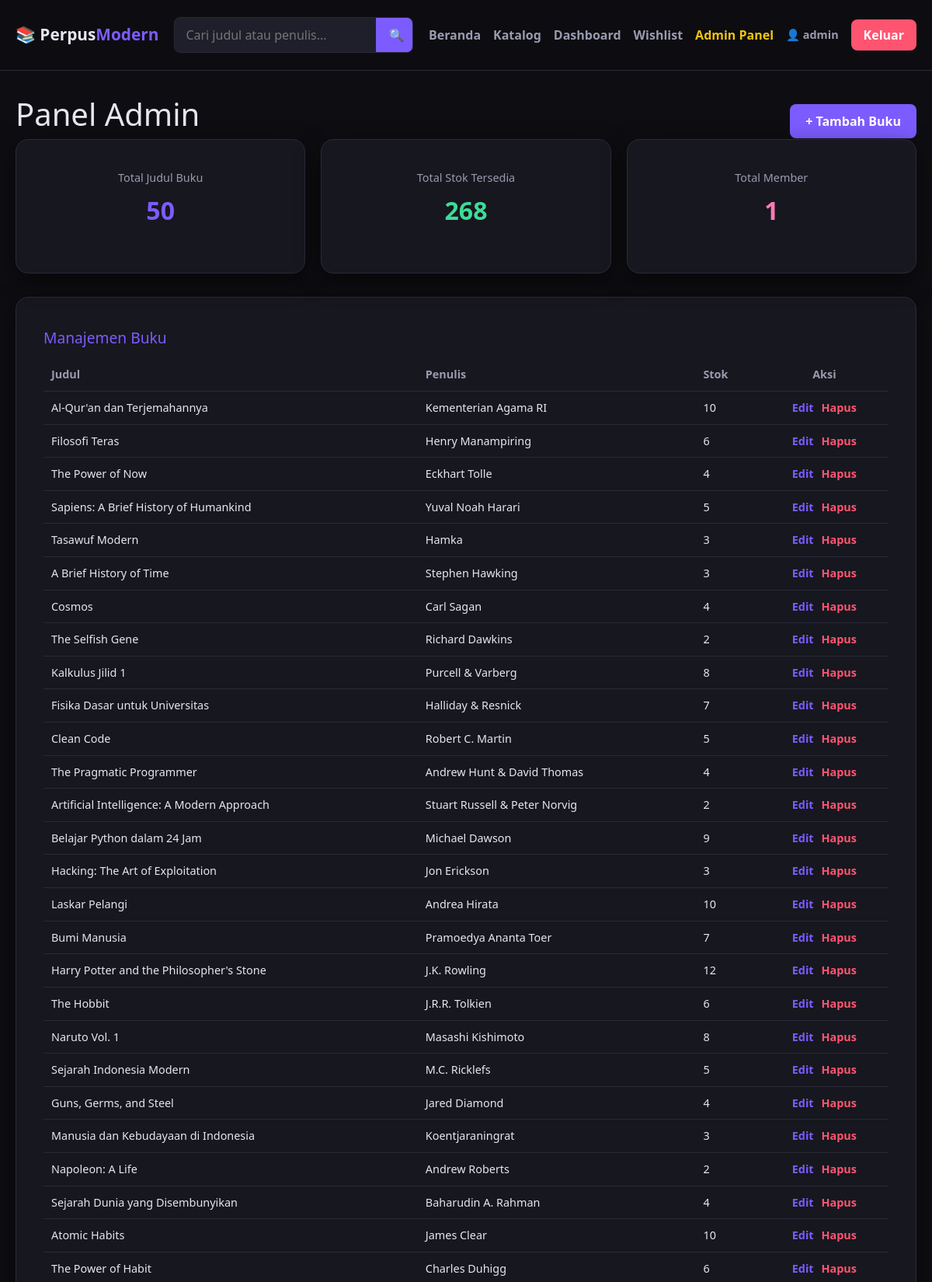
The page /admin (signed in, upper part) on the database its author committed.
### app/models.py (models this page shows, shortened)
class User(UserMixin, db.Model):
    __tablename__ = "users"
    id = db.Column(db.Integer, primary_key=True)
    username = db.Column(db.String(64), unique=True, nullable=False, index=True)
    email = db.Column(db.String(120), unique=True, nullable=False, index=True)
    password_hash = db.Column(db.String(256), nullable=False)
    role = db.Column(db.String(20), default="member", nullable=False)
    created_at = db.Column(db.DateTime, default=datetime.utcnow)

class Book(db.Model):
    __tablename__ = "books"
    id = db.Column(db.Integer, primary_key=True)
    title = db.Column(db.String(200), nullable=False, index=True)
    author = db.Column(db.String(120), nullable=False)
    synopsis = db.Column(db.Text, nullable=True)
    cover_image = db.Column(db.String(255), nullable=True) # Menyimpan nama file gambar
    stock = db.Column(db.Integer, default=1)
    category = db.Column(db.String(80), nullable=True, index=True)
    created_at = db.Column(db.DateTime, default=datetime.utcnow)

### app/routes.py (the view)
@main.route("/admin")
@login_required
@admin_required
def admin_dashboard():
    total_books = Book.query.count()
    total_stock = db.session.query(db.func.sum(Book.stock)).scalar() or 0
    members = User.query.filter_by(role="member").all()
    all_loans = Loan.query.order_by(Loan.borrow_date.desc()).all()
    return render_template("admin.html", total_books=total_books, total_stock=total_stock, members=members, all_loans=all_loans, books=Book.query.all())

### app/__init__.py (called while the page is built)
@login_manager.user_loader
def load_user(user_id):
    from app.models import User
    return User.query.get(int(user_id))

### app/routes.py (called while the page is built)
def admin_required(f):
    @wraps(f)
    def decorated_function(*args, **kwargs):
        if not current_user.is_authenticated or current_user.role != 'admin':
            flash("Akses ditolak! Halaman ini hanya untuk Admin.", "danger")
            return redirect(url_for('main.index'))
        return f(*args, **kwargs)
    return decorated_function

### app/templates/admin.html (shortened to what this page needs)
{% extends "base.html" %}
{% block content %}
<section class="catalog-header" style="display: flex; justify-content: space-between; align-items: center;">
    <h1>Panel Admin</h1>
    <a href="{{ url_for('main.add_book') }}" class="btn-submit" style="text-decoration: none; display: inline-block; width: auto; padding: 10px 20px;">+ Tambah Buku</a>
</section>
<div style="display: grid; grid-template-columns: repeat(auto-fit, minmax(200px, 1fr)); gap: 20px; margin-bottom: 30px;">
    <div class="auth-card" style="padding: 20px; text-align: center; border-color: var(--accent);">
        <h3 style="color: var(--text-muted); font-size: 0.9rem; margin-bottom: 10px;">Total Judul Buku</h3>
        <p style="font-size: 2rem; font-weight: bold; color: var(--accent);">{{ total_books }}</p>
    </div>
    <div class="auth-card" style="padding: 20px; text-align: center; border-color: var(--success);">
        <h3 style="color: var(--text-muted); font-size: 0.9rem; margin-bottom: 10px;">Total Stok Tersedia</h3>
        <p style="font-size: 2rem; font-weight: bold; color: var(--success);">{{ total_stock }}</p>
    </div>
    <div class="auth-card" style="padding: 20px; text-align: center; border-color: #ff7ab6;">
        <h3 style="color: var(--text-muted); font-size: 0.9rem; margin-bottom: 10px;">Total Member</h3>
        <p style="font-size: 2rem; font-weight: bold; color: #ff7ab6;">{{ members|length }}</p>
    </div>
</div>
<div class="auth-card" style="max-width: 100%; margin-bottom: 30px;">
    <h2 style="font-size: 1.2rem; margin-bottom: 15px; color: var(--accent);">Manajemen Buku</h2>
    <table style="width: 100%; text-align: left; border-collapse: collapse; font-size: 0.9rem;">
        <thead>
            <tr style="border-bottom: 1px solid var(--border); color: var(--text-muted);">
                <th style="padding: 10px;">Judul</th>
                <th style="padding: 10px;">Penulis</th>
                <th style="padding: 10px;">Stok</th>
                <th style="padding: 10px; text-align: center;">Aksi</th>
            </tr>
        </thead>
        <tbody>
            {% for book in books %}
                <tr style="border-bottom: 1px solid var(--border);">
                    <td style="padding: 10px;">{{ book.title }}</td>
                    <td style="padding: 10px;">{{ book.author }}</td>
                    <td style="padding: 10px;">{{ book.stock }}</td>
                    <td style="padding: 10px; text-align: center; display: flex; gap: 10px; justify-content: center;">
                        <a href="{{ url_for('main.edit_book', book_id=book.id) }}" style="color: var(--accent); text-decoration: none; font-weight: bold;">Edit</a>
                        <form action="{{ url_for('main.delete_book', book_id=book.id) }}" method="POST" onsubmit="return confirm('Yakin ingin menghapus buku ini?');">
                            <button type="submit" style="background: none; border: none; color: var(--danger); cursor: pointer; font-weight: bold; font-size: 0.9rem;">Hapus</button>
                        </form>
                    </td>
                </tr>
            {% endfor %}
        </tbody>
    </table>
</div>
{% endblock %}

### app/templates/base.html (shortened to what this page needs)
<!DOCTYPE html>
<html lang="id">
<head>
    <link href="https://cdn.jsdelivr.net/npm/bootstrap@5.3.0/dist/css/bootstrap.min.css" rel="stylesheet">
    <link rel="stylesheet" href="{{ url_for('static', filename='css/style.css') }}">
</head>
<body>
    <header class="navbar">
        <div class="navbar-inner">
            <a href="{{ url_for('main.index') }}" class="brand">📚 Perpus<span>Modern</span></a>
            <form class="search-bar" action="{{ url_for('main.catalog') }}" method="get">
                <input type="text" name="q" placeholder="Cari judul atau penulis..." value="{{ request.args.get('q', '') }}">
                <button type="submit">🔍</button>
            </form>
            <nav class="nav-links">
                <a href="{{ url_for('main.index') }}">Beranda</a>
                <a href="{{ url_for('main.catalog') }}">Katalog</a>
                {% if current_user.is_authenticated %}
                    <a href="{{ url_for('main.dashboard') }}">Dashboard</a>
                    <a href="{{ url_for('main.my_bookmarks') }}">Wishlist</a>
                    {% if current_user.role == 'admin' %}
                        <a href="{{ url_for('main.admin_dashboard') }}" style="color: #f1c40f;">Admin Panel</a>
                    {% endif %}
                    <a href="{{ url_for('main.profile') }}" class="user-tag">👤 {{ current_user.username }}</a>
                    <a href="{{ url_for('main.logout') }}" class="btn-logout">Keluar</a>
                {% else %}
                    <a href="{{ url_for('main.login') }}" class="btn-login">Masuk</a>
                    <a href="{{ url_for('main.register') }}" class="btn-login" style="background: transparent; border: 1px solid var(--accent); color: var(--accent) !important;">Daftar</a>
                {% endif %}
            </nav>
        </div>
    </header>
    <main class="container">
        {% block content %}{% endblock %}
    </main>
</body>
</html>

### app/static/css/style.css (style rules this page uses)
* { margin: 0; padding: 0; box-sizing: border-box; }
:root { --bg: #0e0e12; --bg-card: #17171f; --bg-elevated: #1f1f2b; --text: #e6e6f0; --text-muted: #9a9ab0; --accent: #7c5cff; --accent-hover: #9b7fff; --border: #2a2a38; --danger: #ff5470; --success: #3ddc97; }
body { font-family: 'Segoe UI', system-ui, -apple-system, sans-serif; background: var(--bg); color: var(--text); min-height: 100vh; display: flex; flex-direction: column; }
.navbar { background: rgba(14, 14, 18, 0.95); border-bottom: 1px solid var(--border); position: sticky; top: 0; z-index: 100; backdrop-filter: blur(10px); }
.navbar-inner { max-width: 1200px; margin: 0 auto; display: flex; align-items: center; gap: 20px; padding: 14px 20px; flex-wrap: wrap; }
.brand { font-size: 1.3rem; font-weight: 800; color: var(--text); text-decoration: none; white-space: nowrap; }
.brand span { color: var(--accent); }
.search-bar { flex: 1; display: flex; min-width: 200px; background: var(--bg-elevated); border: 1px solid var(--border); border-radius: 8px; overflow: hidden; }
.search-bar input { flex: 1; background: transparent; border: none; padding: 10px 14px; color: var(--text); outline: none; }
.search-bar button { background: var(--accent); border: none; color: #fff; padding: 0 16px; cursor: pointer; transition: background 0.2s; }
.nav-links { display: flex; align-items: center; gap: 16px; }
.nav-links a { color: var(--text-muted); text-decoration: none; font-weight: 600; transition: color 0.2s; }
.user-tag { color: var(--text-muted); font-size: 0.9rem; }
.btn-login, .btn-logout { background: var(--accent); color: #fff !important; padding: 8px 16px; border-radius: 8px; text-decoration: none; }
.btn-logout { background: var(--danger); }
.container { max-width: 1200px; margin: 0 auto; padding: 32px 20px; flex: 1; width: 100%; }
.auth-card { background: var(--bg-card) !important; border: 1px solid var(--border) !important; border-radius: 16px !important; padding: 40px 35px !important; width: 100%; max-width: 420px; box-shadow: 0 10px 30px rgba(0, 0, 0, 0.5); }
.btn-submit { width: 100%; background: var(--accent); color: #fff; border: none; padding: 14px; border-radius: 8px; font-weight: 700; font-size: 1rem; cursor: pointer; transition: background 0.2s; margin-top: 10px; }

### rows shown on the page
User: username "admin"
Book: title "Al-Qur'an dan Terjemahannya", author "Kementerian Agama RI", stock "10"
Book: title "Filosofi Teras", author "Henry Manampiring", stock "6"
Book: title "The Power of Now", author "Eckhart Tolle", stock "4"
Book: title "Sapiens: A Brief History of Humankind", author "Yuval Noah Harari", stock "5"
Book: title "Tasawuf Modern", author "Hamka", stock "3"
Book: title "A Brief History of Time", author "Stephen Hawking", stock "3"
Book: title "Cosmos", author "Carl Sagan", stock "4"
Book: title "The Selfish Gene", author "Richard Dawkins", stock "2"
Book: title "Kalkulus Jilid 1", author "Purcell & Varberg", stock "8"
Book: title "Fisika Dasar untuk Universitas", author "Halliday & Resnick", stock "7"
Book: title "Clean Code", author "Robert C. Martin", stock "5"
Book: title "The Pragmatic Programmer", author "Andrew Hunt & David Thomas", stock "4"
Book: title "Artificial Intelligence: A Modern Approach", author "Stuart Russell & Peter Norvig", stock "2"
Book: title "Belajar Python dalam 24 Jam", author "Michael Dawson", stock "9"
Book: title "Hacking: The Art of Exploitation", author "Jon Erickson", stock "3"
Book: title "Laskar Pelangi", author "Andrea Hirata", stock "10"
Book: title "Bumi Manusia", author "Pramoedya Ananta Toer", stock "7"
Book: title "Harry Potter and the Philosopher's Stone", author "J.K. Rowling", stock "12"
Book: title "The Hobbit", author "J.R.R. Tolkien", stock "6"
Book: title "Naruto Vol. 1", author "Masashi Kishimoto", stock "8"
Book: title "Sejarah Indonesia Modern", author "M.C. Ricklefs", stock "5"
Book: title "Guns, Germs, and Steel", author "Jared Diamond", stock "4"
Book: title "Manusia dan Kebudayaan di Indonesia", author "Koentjaraningrat", stock "3"
Book: title "Napoleon: A Life", author "Andrew Roberts", stock "2"
Book: title "Sejarah Dunia yang Disembunyikan", author "Baharudin A. Rahman", stock "4"
Book: title "Atomic Habits", author "James Clear", stock "10"
Book: title "The Power of Habit", author "Charles Duhigg", stock "6"

### other values the page prints
{{ total_books }} "50"
{{ total_stock }} "268"
{{ members|length }} "1"
